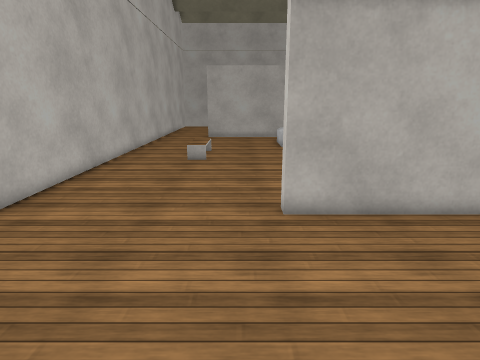
View 1 (above)

17 first-person views from a walk through a scene from a Unity 3-D project. The camera is 1.5 m above the floor, tilts 14° down and sees 75° across. The floor is counted in squares, 0.5 m on a side. Each view is taken from the middle of a square. On the plan, view 1 faces up. The plan holds only what a view shows up to about 20 squares ahead; the rest is blank. The place goes on beyond the plan. The player character is not drawn. Surface patterns are stand-ins for the level's own textures.

View 2
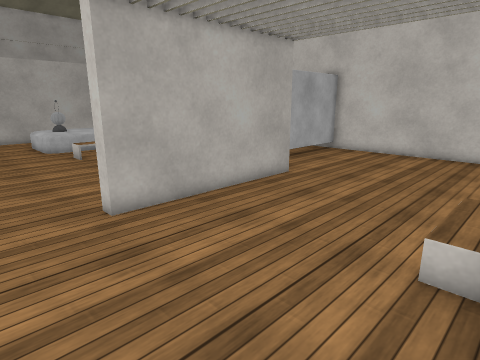

View 3
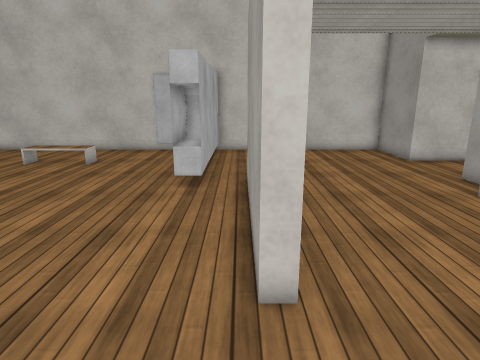

View 4
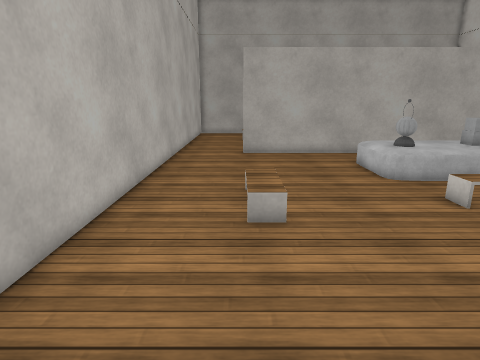

View 5
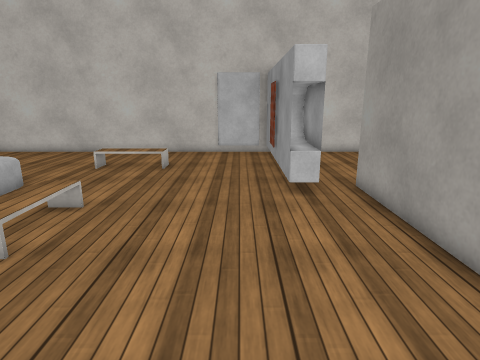

View 6
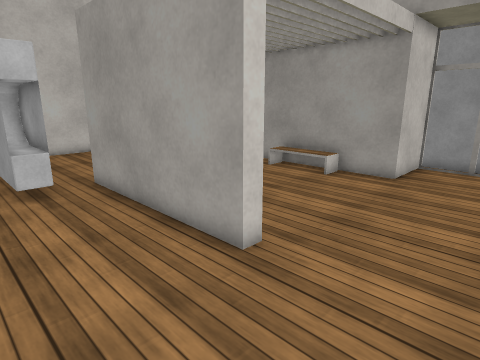

View 7
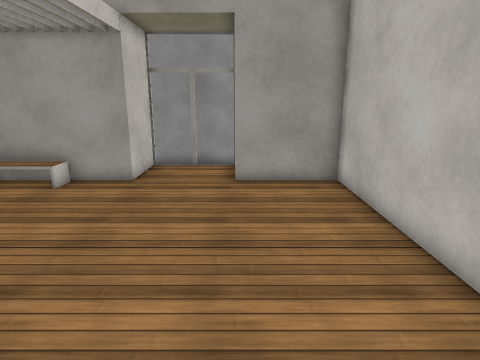

View 8
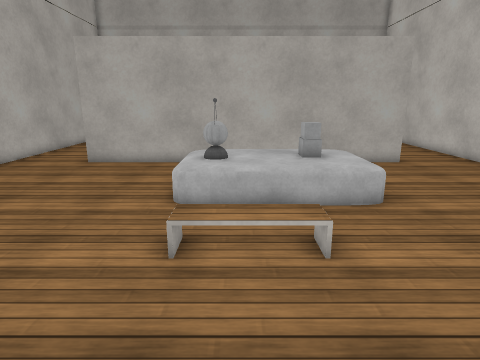

View 9
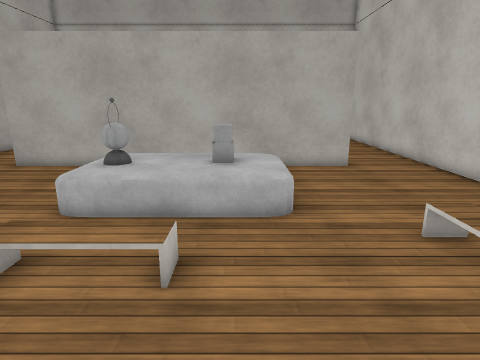

View 10
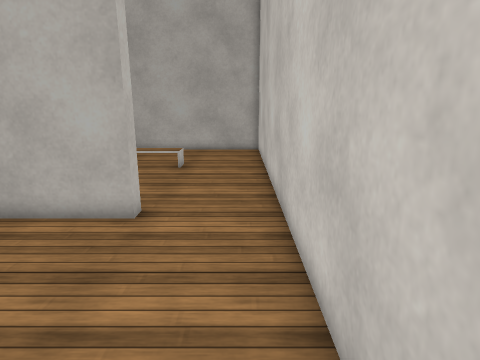

View 11
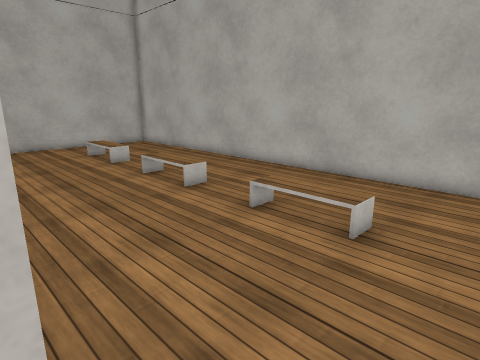

View 12
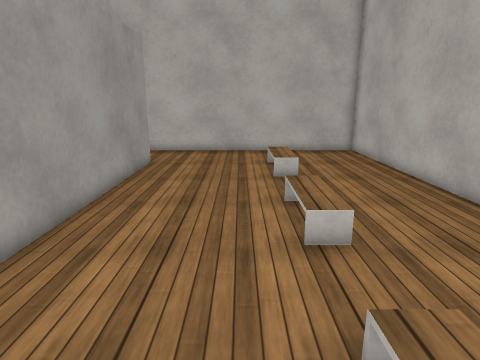

View 13
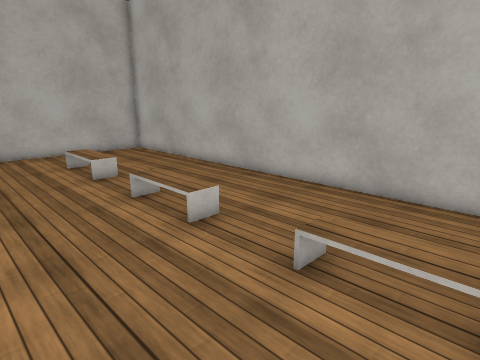

View 14
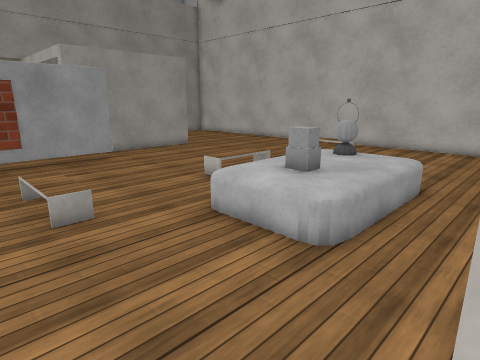

View 15
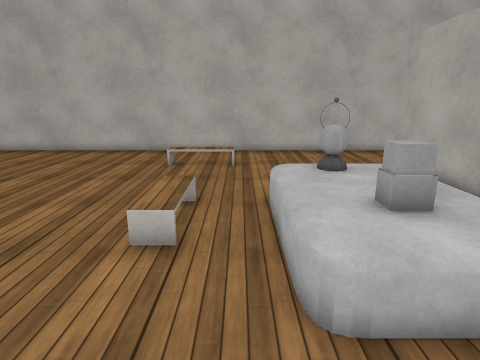

View 16
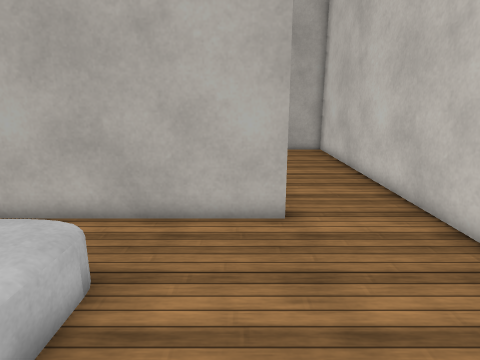

View 17
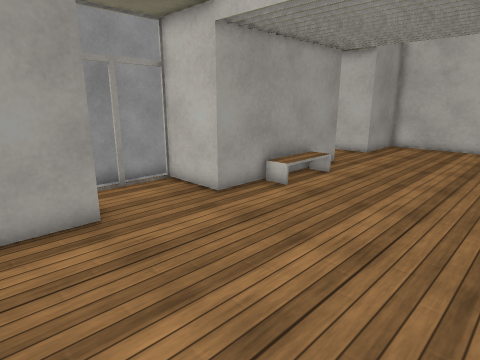

### Floor plan
Key: @ floor where view 1 was taken; # wall or solid block; x gap in a wall; . floor; / step, stairs or slope; = window, fence, low wall or low ledge; O other object.
Columns run from 7 left of view 1 to 17 right of it. Each row starts with its distance up from view 1.
 40 #########################
 39 #.......................#
 38 #.......................#
 37 #.......................#
 36 #  .....................#
 35 #....OOO...OOO...OOOO...#
 34 #.......................#
 33 #.......................#
 32 #.......................#
 31 #.......................#
 30 #.......................#
 29 #.......................#
 28 #....################...#
 27 #.......................#
 26 #.......................#
 25 #.........///////.......#
 24 #........./      .......#
 23 #........./O     .......#
 22 #........./O     .......#
 21 #.........///////.......#
 20 #.......................#
 19 #....O..............O...#
 18 #....O.....OOO......O...#
 17 #....O..............O...#
 16 #.......................#
 15 #.......................#
 14 #.......................#
 13 #.......................#
 12 #..............  .......#
 11 #..............=#########
 10 #..............##########
  9 #.......#########.......#
  8 #.......#########.......#
  7 #.......................#
  6 #.......................#
  5 #.......................#
  4 #.......................#
  3 #.......................#
  2 #.......................#
  1 #..........OOO..........#
  0 #####..@#########...#####
 -1     #...#       #...#
 -2     #...#       #...#
 -3     x...x       x...x
 -4     #####      #####

Where each view was taken, in squares from view 1:
view 1: 0 up, 0 right, facing up
view 2: 0 up, 2 left, facing up-right
view 3: 9 up, 3 left, facing right
view 4: 9 up, 3 left, facing up
view 5: 13 up, 2 left, facing right
view 6: 13 up, 3 left, facing down-right
view 7: 12 up, 3 left, facing down
view 8: 12 up, 5 right, facing up
view 9: 13 up, 8 right, facing up
view 10: 20 up, 16 right, facing up
view 11: 28 up, 16 right, facing up-left
view 12: 33 up, 13 right, facing left
view 13: 30 up, 13 right, facing up-left
view 14: 28 up, 15 right, facing down-left
view 15: 20 up, 13 right, facing left
view 16: 20 up, 12 right, facing up
view 17: 8 up, 16 right, facing down-left
